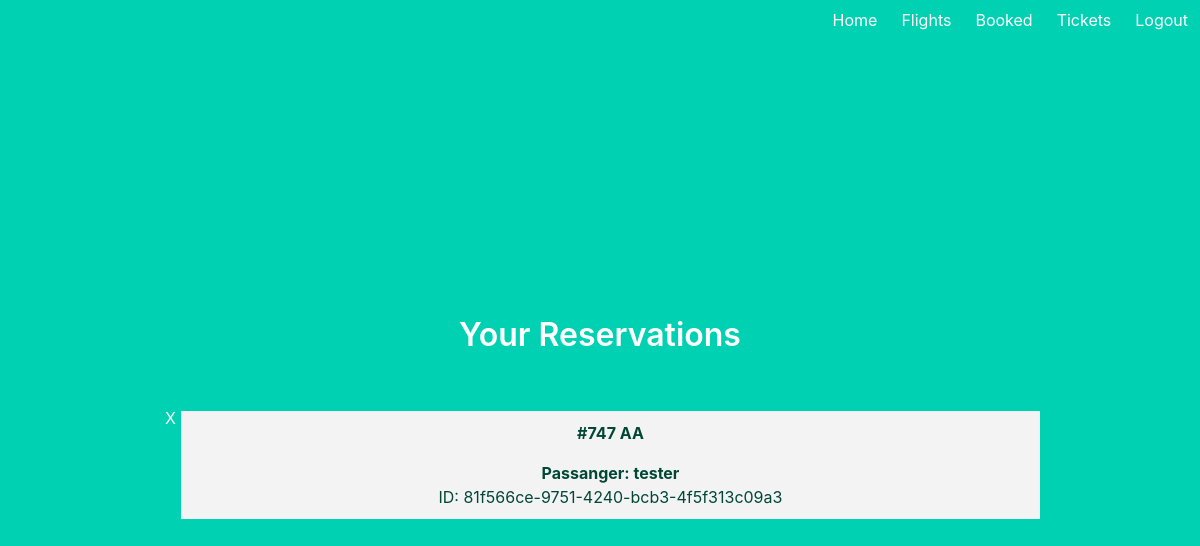
Page /dashboard/history (signed in) on the earlier database version.
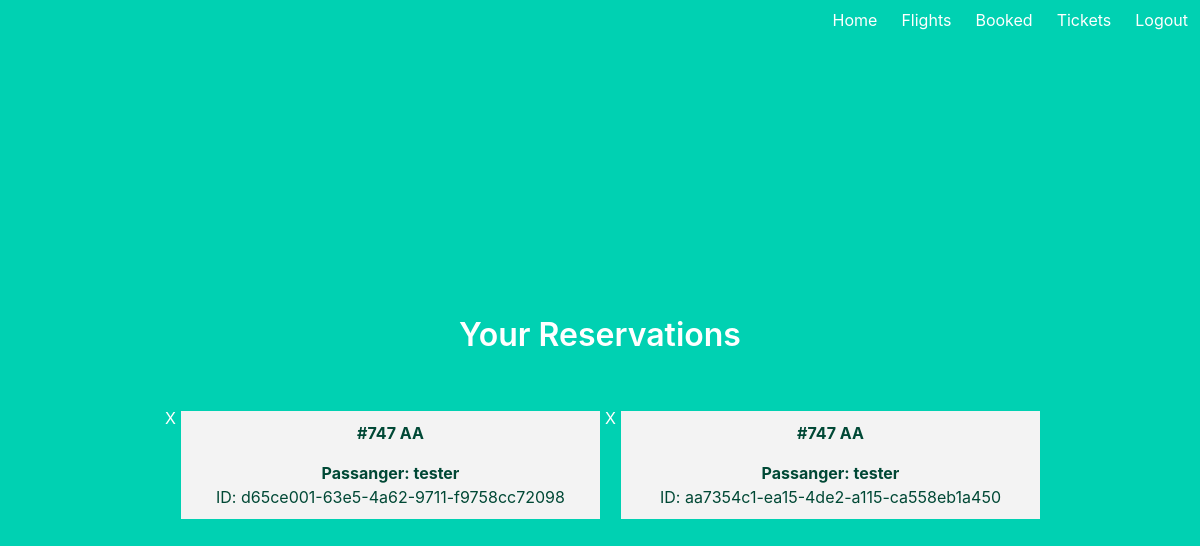
Same page on the later database version.
### models.py (models this page shows, shortened)
class Booking(db.Model):
	id = db.Column(db.Integer, primary_key=True)
	name = db.Column(db.String(1000))
	flightCode = db.Column(db.String(100))
	bookingId = db.Column(db.Integer, unique=True)
	def book_history():
		conn = sqlite3.connect('project/db.sqlite')
		conn.row_factory = sqlite3.Row
		history = conn.execute('SELECT * FROM booking').fetchall()
		conn.close()
		return history

### main.py (the view)
@main.route('/dashboard/history')
@login_required
def booking_history():
	history = Booking.book_history()
	return render_template('check_booking.html', history=history)

### __init__.py (called while the page is built)
def create_app():
	app = Flask(__name__)
	app.config['SECRET_KEY'] = 'secret-key-goes-here'
	app.config['SQLALCHEMY_DATABASE_URI'] = 'sqlite:///db.sqlite'
	app.config['SQLALCHEMY_TRACK_MODIFICATIONS'] = True
	db.init_app(app)
	login_manager = LoginManager()
	login_manager.login_view = 'auth.login'
	login_manager.init_app(app)
	from .models import User
	@login_manager.user_loader
	def load_user(user_id):
		return User.query.get(int(user_id))
	from .auth import auth as auth_blueprint
	app.register_blueprint(auth_blueprint)
	from .main import main as main_blueprint
	app.register_blueprint(main_blueprint)
	return app

### templates/check_booking.html
{% extends "base.html" %}
{% block content %}
    <h1 class="title">
      Your Reservations
    </h1>
    <br />
    <div class="content">
        {% for h in history %}
        <a href="{{ url_for('main.cancel', flightCode=h.flightCode, bookingId=h.bookingId) }}">X</a>
        <a href="{{ url_for('main.ticket', bookingId=h.bookingId) }}" class="flight">
            <p><b>#{{ h.flightCode }}</b></p>
            <b>
                <p class="name">Passanger: {{ h.name }}</p>
            </b>
            <p>ID: {{ h.bookingId }}</p>
        </a>
        {% endfor %}
    </div>
{% endblock%}

Differences in the rows shown:
removed Booking: flightCode "747 AA", name "tester", bookingId "81f566ce-9751-4240-bcb3-4f5f313c09a3"
added Booking: flightCode "747 AA", name "tester", bookingId "d65ce001-63e5-4a62-9711-f9758cc72098"
added Booking: flightCode "747 AA", name "tester", bookingId "aa7354c1-ea15-4de2-a115-ca558eb1a450"
